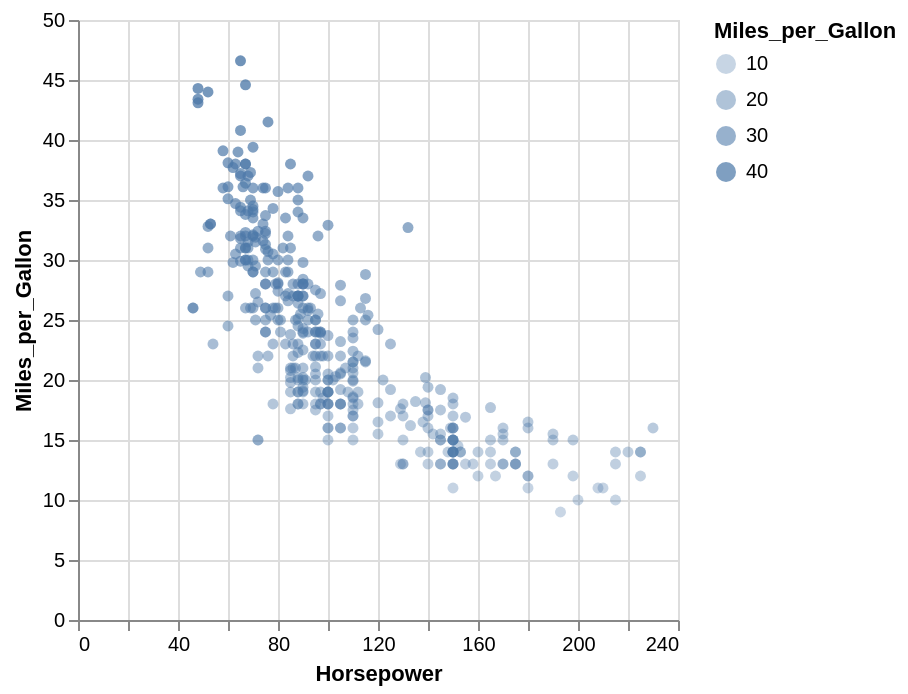

The Vega-Lite source for this figure:
### Vega-Lite specification from a JSON file in a GitHub repository (floating-point values rounded to 4 significant figures; data arrays with more than 128 entries replaced by an {"elided": "..."} marker saying what was removed)
{"$schema": "https://vega.github.io/schema/vega-lite/v4.json", "data": {"values": {"elided": "406 records"}}, "mark": "circle", "encoding": {"x": {"field": "Horsepower", "type": "quantitative"}, "y": {"field": "Miles_per_Gallon", "type": "quantitative"}, "opacity": {"field": "Miles_per_Gallon", "type": "quantitative"}}}
